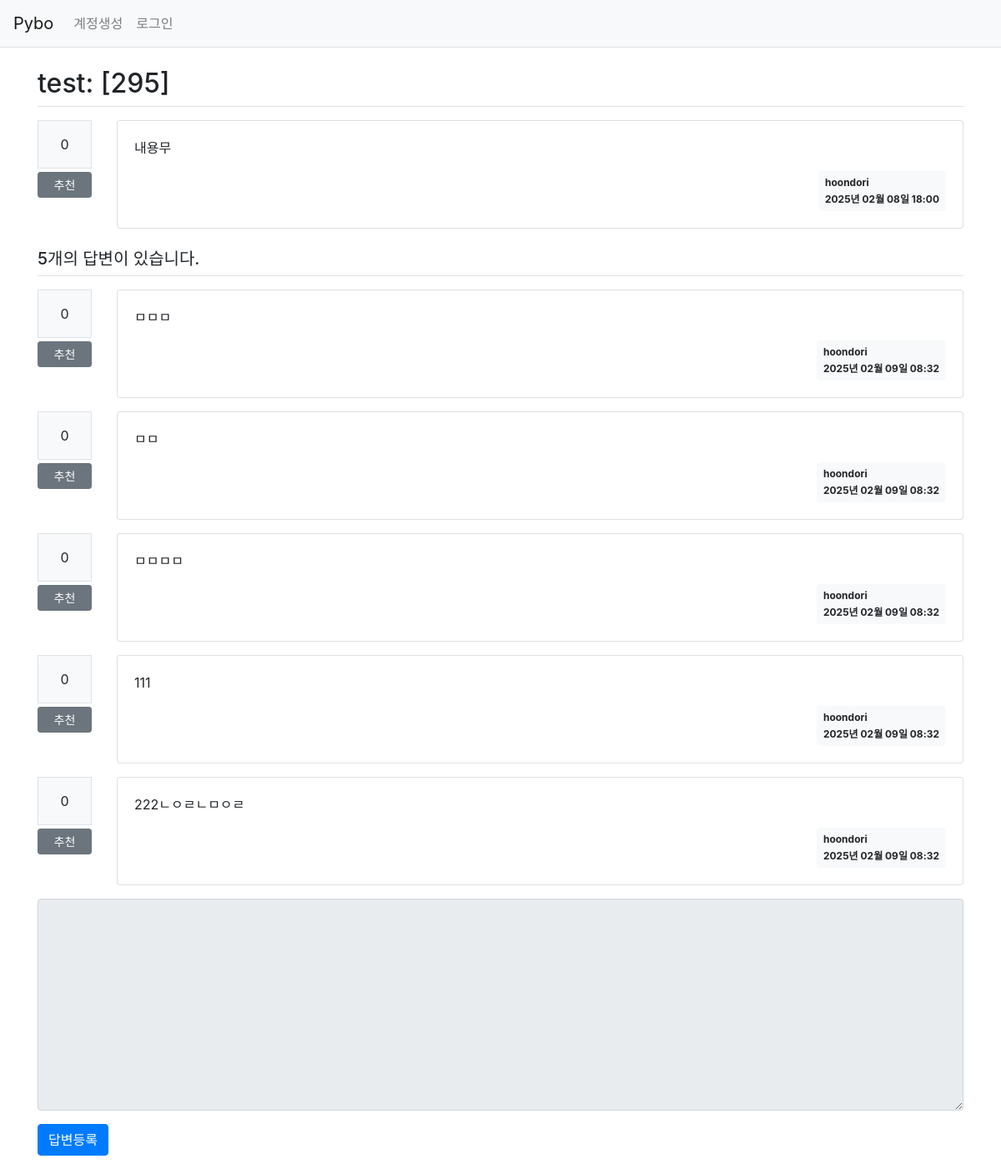
The page /question/detail/301 on the database as committed earlier.
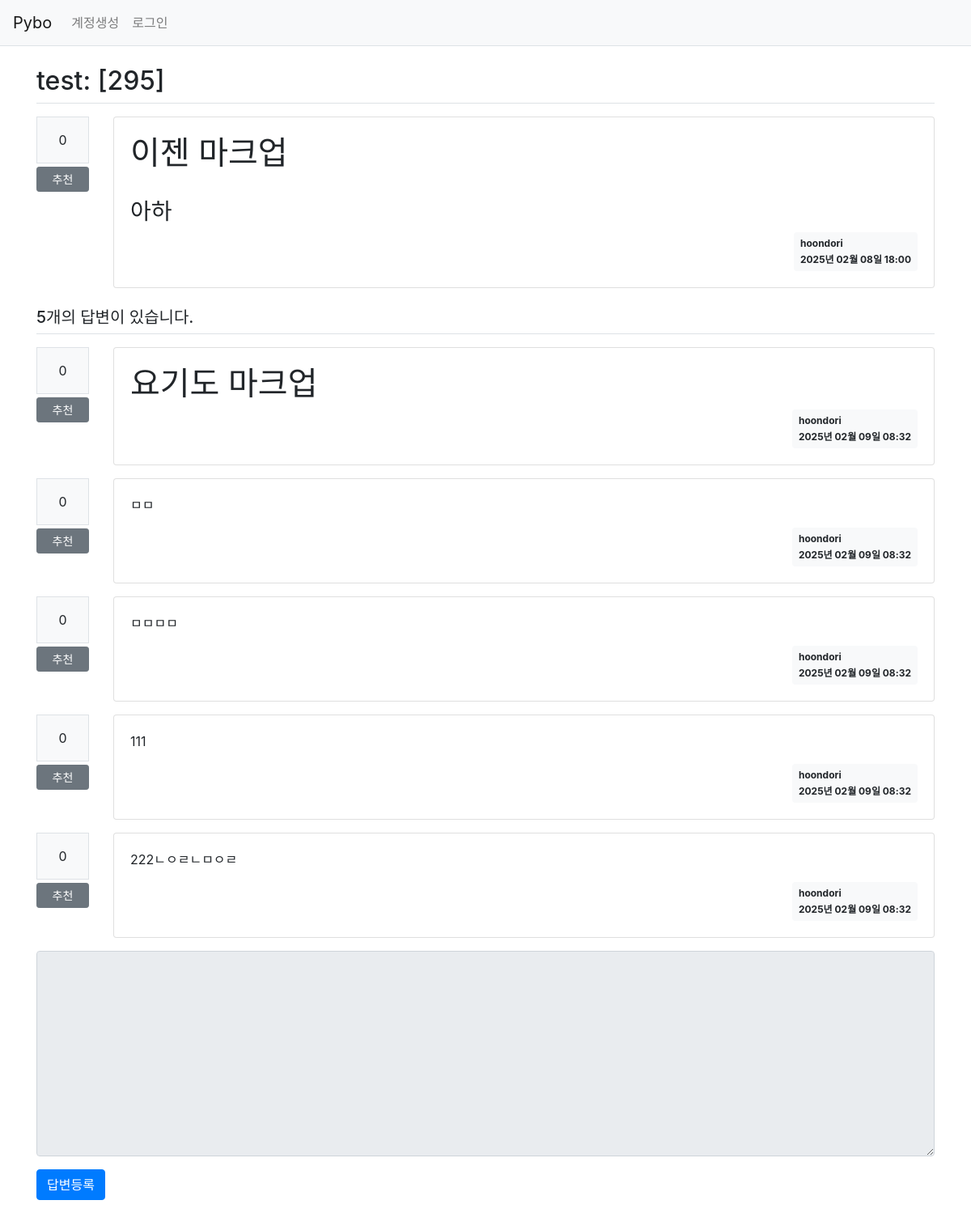
The same page on the database as committed later.
### pybo/models.py (models this page shows)
class Question(db.Model):
    id = db.Column(db.Integer, primary_key=True)
    subject = db.Column(db.String(200), nullable=False)
    content = db.Column(db.Text(), nullable=False)
    create_date = db.Column(db.DateTime(), nullable=False)
    user_id = db.Column(db.Integer, db.ForeignKey('user.id', ondelete='CASCADE'), nullable=False)
    user = db.relationship('User', backref=db.backref('question_set'))
    modify_date = db.Column(db.DateTime(), nullable=True)
    voter = db.relationship('User', secondary=question_voter, backref=db.backref('question_voter_set'))

class User(db.Model):
    id = db.Column(db.Integer, primary_key=True)
    username = db.Column(db.String(150), unique=True, nullable=False)
    password = db.Column(db.String(200), nullable=False)
    email = db.Column(db.String(120), unique=True, nullable=False)

class Answer(db.Model):
    id = db.Column(db.Integer, primary_key=True)
    question_id = db.Column(db.Integer, db.ForeignKey('question.id', ondelete='CASCADE'))
    question = db.relationship('Question', backref=db.backref('answer_set'))
    content = db.Column(db.Text(), nullable=False)
    create_date = db.Column(db.DateTime(), nullable=False)
    user_id = db.Column(db.Integer, db.ForeignKey('user.id', ondelete='CASCADE'), nullable=False)
    user = db.relationship('User', backref=db.backref('answer_set'))
    modify_date = db.Column(db.DateTime(), nullable=True)
    voter = db.relationship('User', secondary=answer_voter, backref=db.backref('answer_voter_set'))

### pybo/views/question_views.py (the view)
@bp.route("/detail/<int:question_id>")
def detail(question_id):
    form = AnswerForm()
    question = Question.query.get_or_404(question_id)
    return render_template('question/question_detail.html', question=question, form=form)

### pybo/forms.py
class AnswerForm(FlaskForm):
    content = TextAreaField('내용', validators=[DataRequired("내용을 채워!")])

### pybo/filter.py (called while the page is built)
def format_datetime(value, fmt='%Y년 %m월 %d일 %H:%M'):
    return value.strftime(fmt)

### pybo/views/auth_views.py (called while the page is built)
@bp.before_app_request
def load_logged_in_user():
    user_id = session.get('user_id')
    if user_id is None:
        g.user = None
    else:
        g.user = User.query.get(user_id)

### pybo/templates/question/question_detail.html (shortened to what this page needs)
{% extends 'base.html' %}
{% block content %}
<div class="container my-3">
    <h2 class="border-bottom py-2">{{ question.subject }}</h2>
    <div class="row my-3">
        <div class="col-1">
            <div class="bg-light text-center p-3 border font-weight-bolter mb-1">
                {{ question.voter|length }}
            </div>
            <a href="#" data-uri="{{ url_for('vote.question', question_id=question.id) }}"
               class="recommend btn btn-sm btn-secondary btn-block my-1">추천</a>
        </div>
        <div class="col-11">
            <div class="card">
                <div class="card-body">
                    <div class="card-text" style="white-space: pre-line;">{{ question.content|markdown }}</div>
                    <div class="d-flex justify-content-end">
                        <div class="badge badge-light p-2 text-left">
                            <div class="mb-2">{{ question.user.username }} </div>
                            <div>{{ question.create_date|datetime }}</div>
                        </div>
                    </div>
                </div>
            </div>
        </div>
    </div>
    <h5 class="border-bottom my-3 py-2">{{ question.answer_set|length }}개의 답변이 있습니다.</h5>
    {% for answer in question.answer_set %}
    <div class="row my-3">
        <div class="col-1">
            <div class="bg-light text-center p-3 border font-weight-bolter mb-1">
                {{ answer.voter|length }}
            </div>
            <a href="#" data-uri="{{ url_for('vote.answer', answer_id=answer.id) }}"
               class="recommend btn btn-sm btn-secondary btn-block my-1">추천</a>
        </div>
        <div class="col-11">
            <div class="card">
                <div class="card-body">
                    <div class="card-text" style="white-space: pre-line;">{{ answer.content|markdown }}</div>
                    <div class="d-flex justify-content-end">
                        <div class="badge badge-light p-2 text-left">
                            <div class="mb-2">{{ question.user.username }} </div>
                            <div>{{ answer.create_date|datetime }}</div>
                        </div>
                    </div>
                </div>
            </div>
        </div>
    </div>
    {% endfor %}
    <form action="{{ url_for('answer.create', question_id=question.id) }}" method="post" class="my-3">
        <div class="form-group">
            <textarea {% if not g.user %}disabled{% endif %} name="content" id="content" class="form-control" rows="10"></textarea>
        </div>
        <input type="submit" value="답변등록" class="btn btn-primary">
    </form>
</div>
{% endblock %}

### pybo/templates/base.html (shortened to what this page needs)
<!doctype html>
<html lang="ko">
<head>
    <link rel="stylesheet" href="{{ url_for('static', filename='bootstrap.min.css') }}">
    <link rel="stylesheet" href="{{ url_for('static', filename='style.css') }}">
</head>
{% include "navbar.html" %}
<body>
{% block content %}
{% endblock %}
</body>
</html>

### pybo/templates/navbar.html (shortened to what this page needs)
<nav class="navbar navbar-expand-lg navbar-light bg-light border-bottom">
    <a class="navbar-brand" href="{{ url_for('main.index') }}">Pybo</a>
    <div class="collapse navbar-collapse flex-grow-0" id="navbarNav">
        {% if g.user %}
        <ul class="navbar-nav">
            <li class="nav-item ">
                <a class="nav-link" href="{{ url_for('auth.logout') }}">{{ g.user.username }} (로그아웃)</a>
            </li>
        </ul>
        {% else %}
        <ul class="navbar-nav">
            <li class="nav-item ">
                <a class="nav-link" href="{{ url_for('auth.signup') }}">계정생성</a>
            </li>
            <li class="nav-item ">
                <a class="nav-link" href="{{ url_for('auth.login') }}">로그인</a>
            </li>
        </ul>
        {% endif %}
    </div>
</nav>

Rows that differ between the two databases and show on the page:
changed Question "test: [295]": content "내용무" → "이젠 마크업 아하"
changed Answer: content "ㅁㅁㅁ" → "요기도 마크업"
